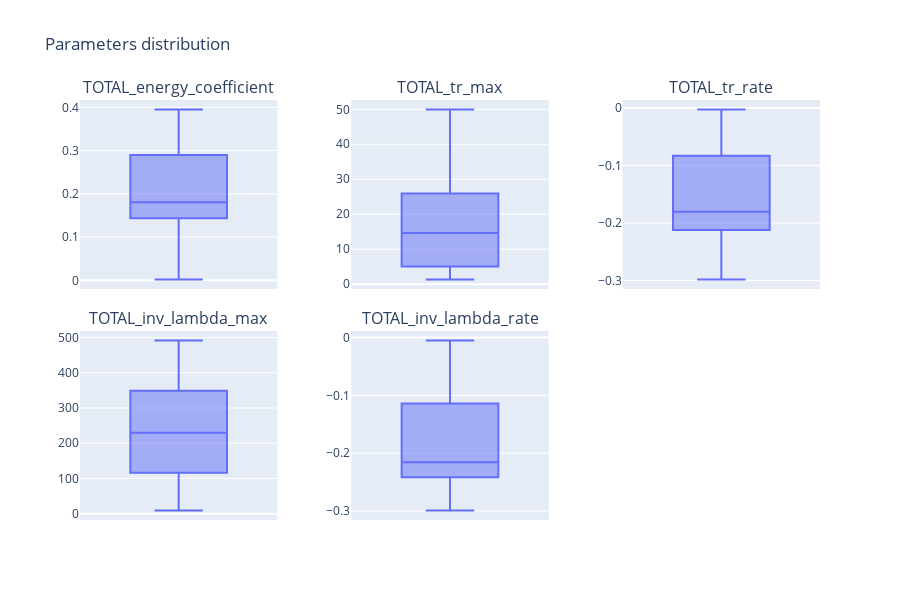

The code cell stored with this chart in its notebook:
### Code cell
viewer.box_plot(3, nbest=1000)

### Figure 1 — Plotly figure (JSON) as saved in the notebook; plotly's stock layout.template omitted (floating-point values rounded to 4 significant figures; data arrays with more than 128 entries replaced by an {"elided": "..."} marker saying what was removed)
{"data": [{"alignmentgroup": "True", "hovertemplate": "TOTAL_energy_coefficient=%{y}<extra></extra>", "legendgroup": "", "marker": {"color": "#636efa"}, "name": "", "notched": false, "offsetgroup": "", "orientation": "v", "showlegend": false, "type": "box", "x0": " ", "xaxis": "x", "y": {"elided": "431 float values"}, "y0": " ", "yaxis": "y"}, {"alignmentgroup": "True", "hovertemplate": "TOTAL_tr_max=%{y}<extra></extra>", "legendgroup": "", "marker": {"color": "#636efa"}, "name": "", "notched": false, "offsetgroup": "", "orientation": "v", "showlegend": false, "type": "box", "x0": " ", "xaxis": "x2", "y": {"elided": "431 float values"}, "y0": " ", "yaxis": "y2"}, {"alignmentgroup": "True", "hovertemplate": "TOTAL_tr_rate=%{y}<extra></extra>", "legendgroup": "", "marker": {"color": "#636efa"}, "name": "", "notched": false, "offsetgroup": "", "orientation": "v", "showlegend": false, "type": "box", "x0": " ", "xaxis": "x3", "y": {"elided": "431 float values"}, "y0": " ", "yaxis": "y3"}, {"alignmentgroup": "True", "hovertemplate": "TOTAL_inv_lambda_max=%{y}<extra></extra>", "legendgroup": "", "marker": {"color": "#636efa"}, "name": "", "notched": false, "offsetgroup": "", "orientation": "v", "showlegend": false, "type": "box", "x0": " ", "xaxis": "x4", "y": {"elided": "431 float values"}, "y0": " ", "yaxis": "y4"}, {"alignmentgroup": "True", "hovertemplate": "TOTAL_inv_lambda_rate=%{y}<extra></extra>", "legendgroup": "", "marker": {"color": "#636efa"}, "name": "", "notched": false, "offsetgroup": "", "orientation": "v", "showlegend": false, "type": "box", "x0": " ", "xaxis": "x5", "y": {"elided": "431 float values"}, "y0": " ", "yaxis": "y5"}], "layout": {"annotations": [{"font": {"size": 16}, "showarrow": false, "text": "TOTAL_energy_coefficient", "x": 0.1333, "xanchor": "center", "xref": "paper", "y": 1, "yanchor": "bottom", "yref": "paper"}, {"font": {"size": 16}, "showarrow": false, "text": "TOTAL_tr_max", "x": 0.5, "xanchor": "center", "xref": "paper", "y": 1, "yanchor": "bottom", "yref": "paper"}, {"font": {"size": 16}, "showarrow": false, "text": "TOTAL_tr_rate", "x": 0.8667, "xanchor": "center", "xref": "paper", "y": 1, "yanchor": "bottom", "yref": "paper"}, {"font": {"size": 16}, "showarrow": false, "text": "TOTAL_inv_lambda_max", "x": 0.1333, "xanchor": "center", "xref": "paper", "y": 0.45, "yanchor": "bottom", "yref": "paper"}, {"font": {"size": 16}, "showarrow": false, "text": "TOTAL_inv_lambda_rate", "x": 0.5, "xanchor": "center", "xref": "paper", "y": 0.45, "yanchor": "bottom", "yref": "paper"}], "height": 600, "title": {"text": "Parameters distribution"}, "width": 900, "xaxis": {"anchor": "y", "domain": [0, 0.2667]}, "xaxis2": {"anchor": "y2", "domain": [0.3667, 0.6333]}, "xaxis3": {"anchor": "y3", "domain": [0.7333, 1]}, "xaxis4": {"anchor": "y4", "domain": [0, 0.2667]}, "xaxis5": {"anchor": "y5", "domain": [0.3667, 0.6333]}, "xaxis6": {"anchor": "y6", "domain": [0.7333, 1]}, "yaxis": {"anchor": "x", "domain": [0.55, 1]}, "yaxis2": {"anchor": "x2", "domain": [0.55, 1]}, "yaxis3": {"anchor": "x3", "domain": [0.55, 1]}, "yaxis4": {"anchor": "x4", "domain": [0, 0.45]}, "yaxis5": {"anchor": "x5", "domain": [0, 0.45]}, "yaxis6": {"anchor": "x6", "domain": [0, 0.45]}}}
